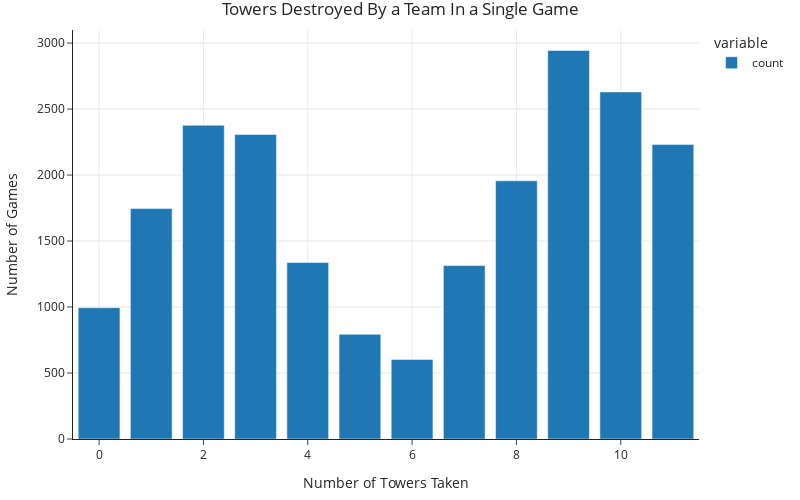

Notebook source saved alongside this figure:
### Code cell
# Univeriate analysis using Towers
towers_plot = df['towers'].value_counts().sort_index().plot(
    kind='bar',
    title='Towers Destroyed By a Team In a Single Game',
    width=800,
    height=500
)

towers_plot.update_layout(
    xaxis_title='Number of Towers Taken',
    yaxis_title='Number of Games'
)

towers_plot.show()

print(f"Mean towers taken: {df['towers'].mean():.2f}")
print(f"Mode: {df['towers'].mode().iloc[0]}")
print(f"Median: {df['towers'].median():.2f}")

### Figure 1 — Plotly figure (JSON) as saved in the notebook; plotly's stock layout.template omitted (floating-point values rounded to 4 significant figures)
{"data": [{"alignmentgroup": "True", "hovertemplate": "variable=count<br>towers=%{x}<br>value=%{y}<extra></extra>", "legendgroup": "count", "marker": {"color": "#1F77B4", "pattern": {"shape": ""}}, "name": "count", "offsetgroup": "count", "orientation": "v", "showlegend": true, "textposition": "auto", "type": "bar", "x": [0, 1, 2, 3, 4, 5, 6, 7, 8, 9, 10, 11], "xaxis": "x", "y": [995, 1746, 2377, 2307, 1337, 793, 602, 1314, 1956, 2944, 2630, 2232], "yaxis": "y"}], "layout": {"barmode": "relative", "height": 500, "legend": {"title": {"text": "variable"}, "tracegroupgap": 0}, "title": {"text": "Towers Destroyed By a Team In a Single Game"}, "width": 800, "xaxis": {"anchor": "y", "domain": [0, 1], "title": {"text": "Number of Towers Taken"}}, "yaxis": {"anchor": "x", "domain": [0, 1], "title": {"text": "Number of Games"}}}}
